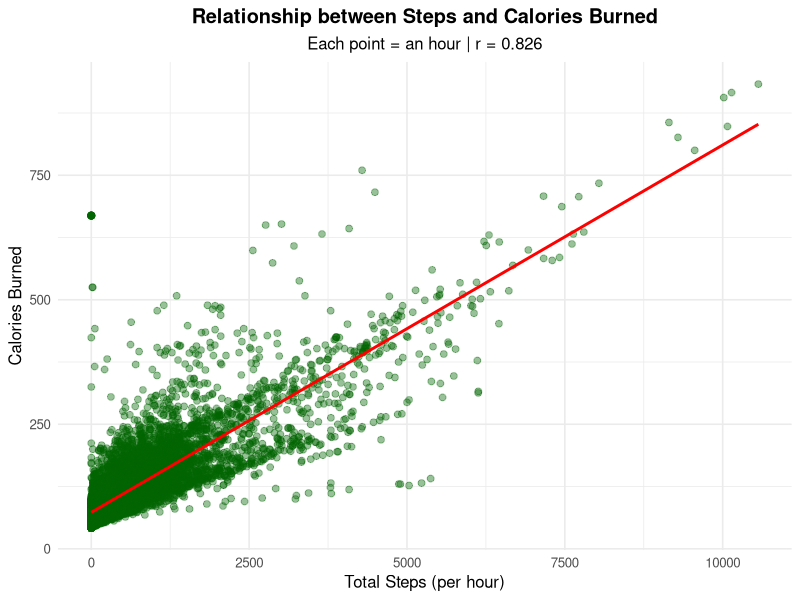
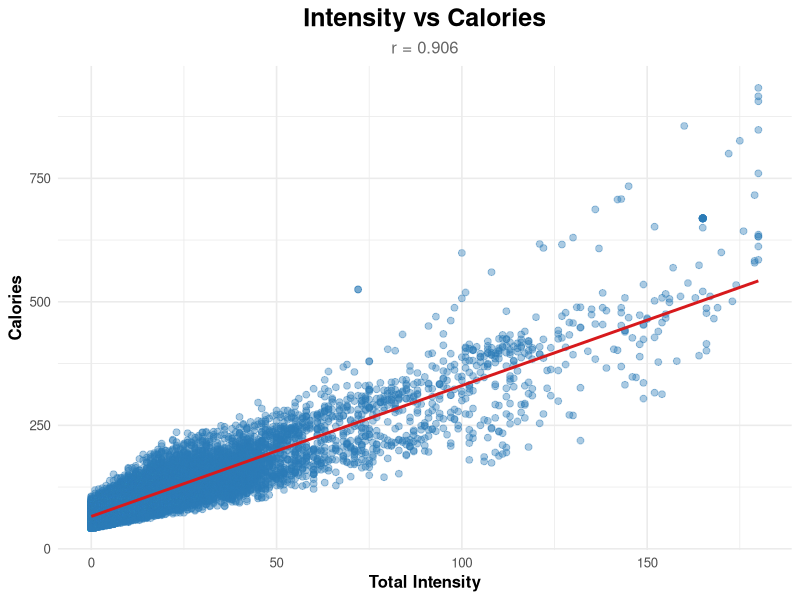
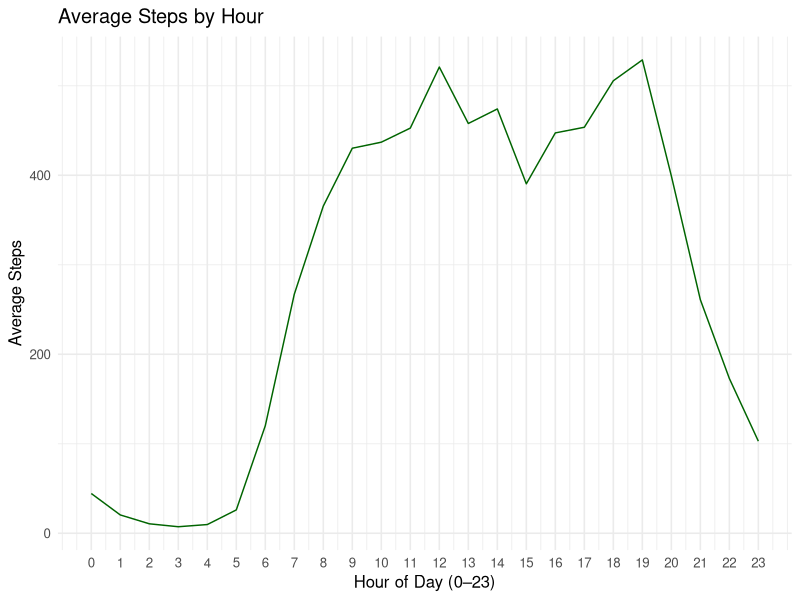
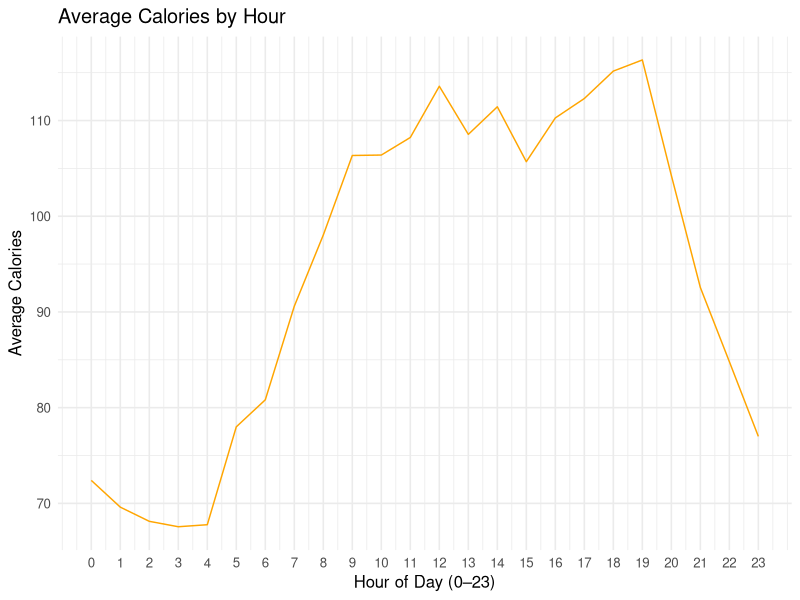
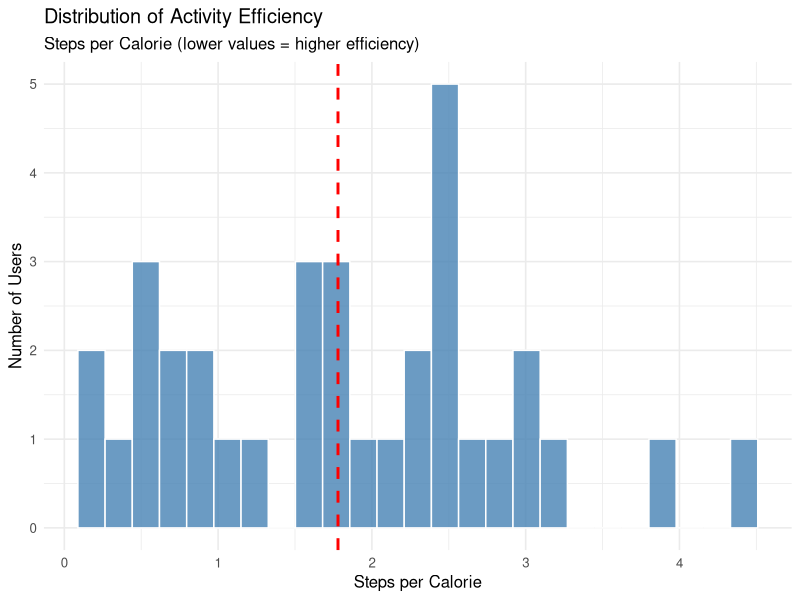
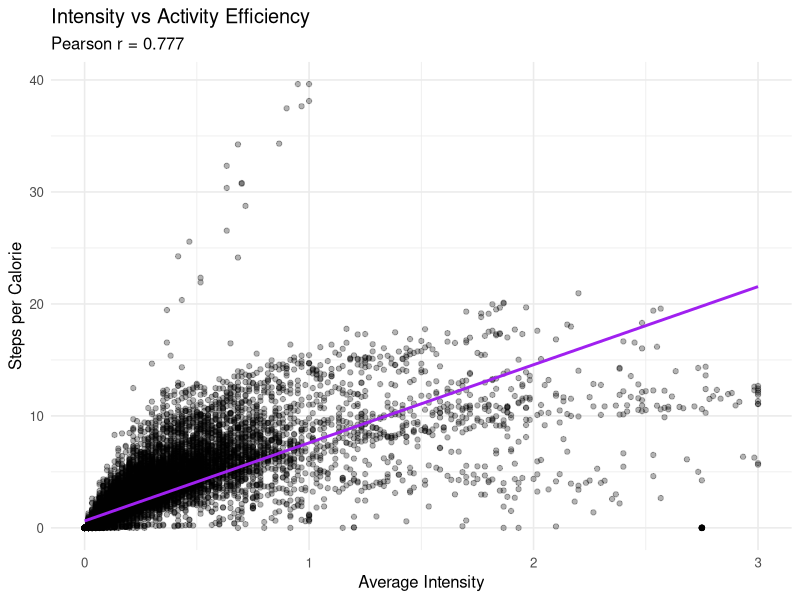

The R source for these figures, in order:
## ---- chunk 1
knitr::opts_chunk$set(message = FALSE, warning = FALSE, fig.width = 7, fig.height = 4.6)

suppressPackageStartupMessages({
  library(dplyr)
  library(ggplot2)
  library(lubridate)
})

theme_set(theme_minimal(base_size = 12))
## ---- chunk 2
# Read the cleaned CSV file
df <- read.csv("calories_Intensities_steps_merged.csv", stringsAsFactors = FALSE)

# Parse timestamp if needed
df <- df %>% mutate(ActivityHour = ymd_hms(ActivityHour))

cat("Rows:", nrow(df), " | Users:", length(unique(df$Id)), "\n")
## ---- chunk 3
# Correlations
cor_steps_cal <- cor(df$totalSteps, df$Calories, use = "complete.obs")
cor_int_cal   <- cor(df$TotalIntensity, df$Calories, use = "complete.obs")

cor_steps_cal; cor_int_cal
## ---- chunk 4
# Scatter: Steps vs Calories
ggplot(df, aes(x = totalSteps, y = Calories)) +
  geom_point(alpha = 0.4, color = "darkgreen", size = 2) +
  geom_smooth(method = "lm", se = FALSE, color = "red", size = 1) +
  labs(title = "Relationship between Steps and Calories Burned",
       subtitle = paste0("Each point = an hour | r = ", round(cor_steps_cal, 3)),
       x = "Total Steps (per hour)", y = "Calories Burned") +
  theme(plot.title = element_text(face = "bold", hjust = 0.5),
        plot.subtitle = element_text(hjust = 0.5))
## ---- chunk 5
# Scatter: Intensity vs Calories
ggplot(df, aes(x = TotalIntensity, y = Calories)) +
  geom_point(alpha = 0.4, color = "#2C7BB6", size = 2) +
  geom_smooth(method = "lm", se = FALSE, color = "#D7191C", size = 1) +
  labs(title = "Intensity vs Calories",
       subtitle = paste0("r = ", round(cor_int_cal, 3)),
       x = "Total Intensity", y = "Calories") +
  theme(plot.title = element_text(face = "bold", hjust = 0.5, size = 18),
        plot.subtitle = element_text(hjust = 0.5, size = 12, color = "gray40"),
        axis.title = element_text(face = "bold"))
## ---- chunk 6
df <- df %>% mutate(hour = hour(ActivityHour))

hourly <- df %>%
  group_by(hour) %>%
  summarise(mean_steps = mean(totalSteps, na.rm=TRUE),
            mean_cal   = mean(Calories, na.rm=TRUE),
            mean_int   = mean(AverageIntensity, na.rm=TRUE), .groups="drop")
## ---- chunk 7
# Average steps by hour
ggplot(hourly, aes(x = hour, y = mean_steps)) +
  geom_line(color = "darkgreen") +
  scale_x_continuous(breaks = 0:23) +
  labs(title = "Average Steps by Hour", x = "Hour of Day (0–23)", y = "Average Steps")
## ---- chunk 8
# Average calories by hour
ggplot(hourly, aes(x = hour, y = mean_cal)) +
  geom_line(color = "orange") +
  scale_x_continuous(breaks = 0:23) +
  labs(title = "Average Calories by Hour", x = "Hour of Day (0–23)", y = "Average Calories")
## ---- chunk 9
df <- df %>% mutate(Steps_per_Calorie = ifelse(Calories > 0, totalSteps / Calories, NA))

efficiency <- df %>%
  group_by(Id) %>%
  summarise(mean_eff = mean(Steps_per_Calorie, na.rm=TRUE), .groups="drop")

summary(efficiency$mean_eff)
## ---- chunk 10
# Histogram of efficiency
ggplot(efficiency, aes(x = mean_eff)) +
  geom_histogram(bins = 25, fill = "steelblue", color = "white", alpha = 0.8) +
  geom_vline(aes(xintercept = median(mean_eff, na.rm = TRUE)), color = "red", linetype = "dashed", size = 1) +
  labs(title = "Distribution of Activity Efficiency",
       subtitle = "Steps per Calorie (lower values = higher efficiency)",
       x = "Steps per Calorie", y = "Number of Users")
## ---- chunk 11
df_eff <- df %>% filter(!is.na(Steps_per_Calorie), !is.na(AverageIntensity), is.finite(Steps_per_Calorie))

cor_eff_int <- cor(df_eff$Steps_per_Calorie, df_eff$AverageIntensity, use = "complete.obs", method = "pearson")
cor_eff_int
## ---- chunk 12
# Scatter: Intensity vs Efficiency
ggplot(df_eff, aes(x = AverageIntensity, y = Steps_per_Calorie)) +
  geom_point(alpha=0.3) +
  geom_smooth(method="lm", se=FALSE, color="purple") +
  labs(title="Intensity vs Activity Efficiency", subtitle = paste0("Pearson r = ", round(cor_eff_int, 3)),
       x="Average Intensity", y="Steps per Calorie")
## ---- chunk 13
sessionInfo()
